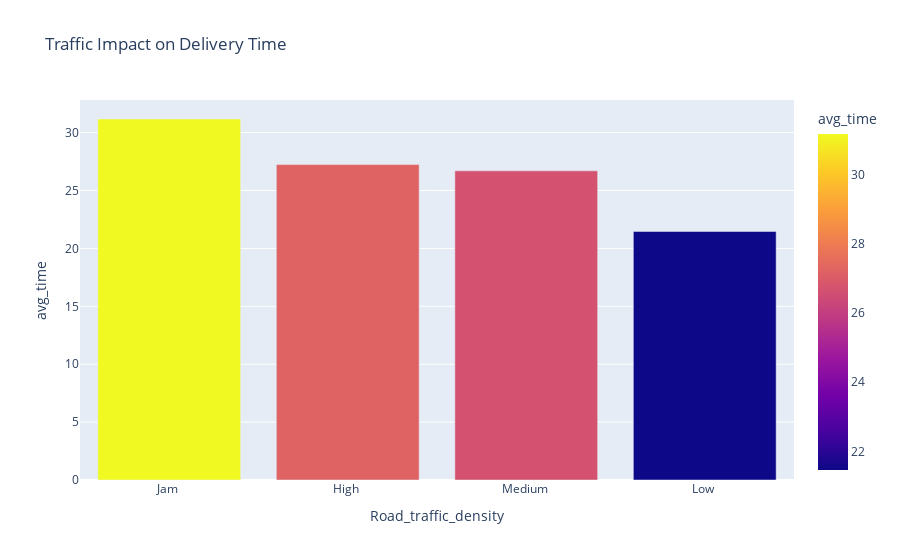

Here is the notebook cell this chart was saved with:
### Code cell
df = pd.read_csv("queries_results/avg_time_traffic.csv")
fig = px.bar(df, x='Road_traffic_density', y='avg_time', title="Traffic Impact on Delivery Time", color='avg_time')
fig.show()

### Figure 1 — Plotly figure (JSON) as saved in the notebook; plotly's stock layout.template omitted (floating-point values rounded to 4 significant figures)
{"data": [{"hovertemplate": "Road_traffic_density=%{x}<br>avg_time=%{marker.color}<extra></extra>", "legendgroup": "", "marker": {"color": [31.18, 27.24, 26.7, 21.46], "coloraxis": "coloraxis", "pattern": {"shape": ""}}, "name": "", "orientation": "v", "showlegend": false, "textposition": "auto", "type": "bar", "x": ["Jam ", "High ", "Medium ", "Low "], "xaxis": "x", "y": [31.18, 27.24, 26.7, 21.46], "yaxis": "y"}], "layout": {"barmode": "relative", "coloraxis": {"colorbar": {"title": {"text": "avg_time"}}, "colorscale": [[0, "#0d0887"], [0.1111, "#46039f"], [0.2222, "#7201a8"], [0.3333, "#9c179e"], [0.4444, "#bd3786"], [0.5556, "#d8576b"], [0.6667, "#ed7953"], [0.7778, "#fb9f3a"], [0.8889, "#fdca26"], [1, "#f0f921"]]}, "legend": {"tracegroupgap": 0}, "title": {"text": "Traffic Impact on Delivery Time"}, "xaxis": {"anchor": "y", "domain": [0, 1], "title": {"text": "Road_traffic_density"}}, "yaxis": {"anchor": "x", "domain": [0, 1], "title": {"text": "avg_time"}}}}
